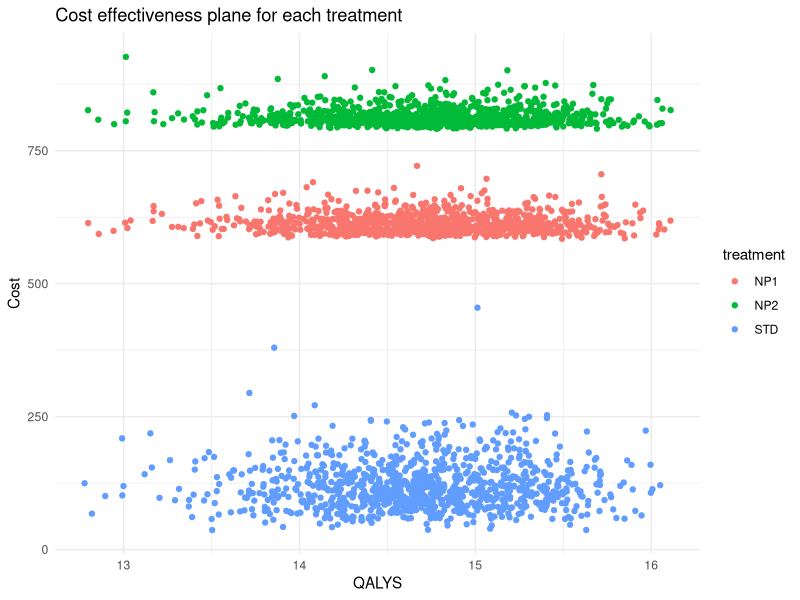
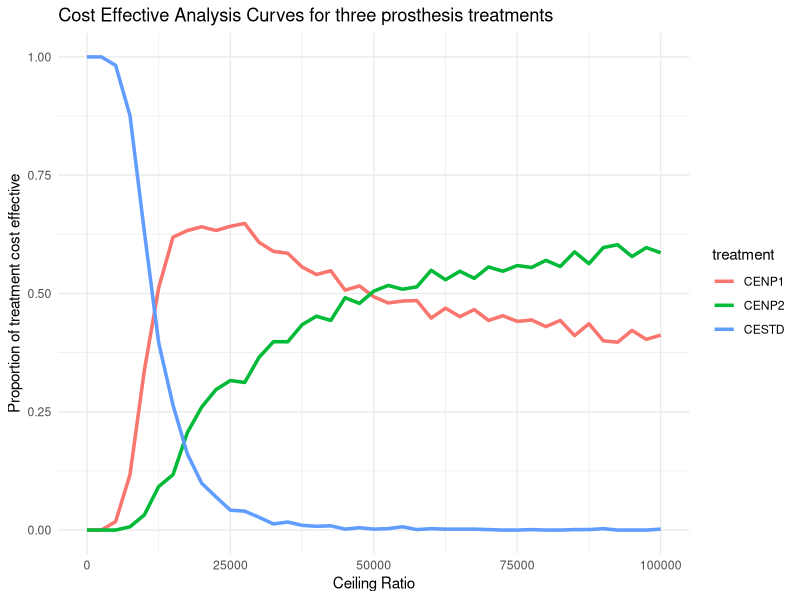

The R source for these figures, in order:
## ---- chunk 1
library(MASS)

#fixed parameters

cStandard <- 394 #cost of standard prosthesis
cNP1 <- 579 #cost of new prosthesis 1
cNP2 <- 788 #cost of new prosthesis 2

cDR <- 0.06 #cost discount rate
oDR <- 0.015 #outcome discount rate
age <- 60 #average age of all patients at receipt of primary implant
male <- 0 #sex indicator (0 for female, 1 for male)

iVec <- c(1000,0,0,0,0) #starting vector; everyone starts in the first state
t <- 60 #number of cycles

#fixed mortality rates and transition probabilities
deathRates <- data.frame(
  Age = c("35-44","45-54","55-64","65-74","75-84","85 and over"),
  Males = c(1.51,3.93,10.9,31.6,80.1,187.9),
  Females = c(0.99,2.6,6.7,19.3,53.5,154.8)
  
)
yearlyTProbs <- data.frame(
    Age = c("35-44","45-54","55-64","65-74","75-84","85 and over"),
    Index = c(35,45,55,65,75,85),
    Males = c(0.00151,0.00393,0.0109,0.0316,0.0801,0.1879),
    Females = c(0.00099,0.0026,0.0067,0.0193,0.0535,0.1548)
)
## ---- chunk 2
covMat <- matrix(
  c(0.0022515  , -0.005691 , 0.000000028, 0.0000051 , 0.000259   , 0.000351,
   -0.005691   ,  0.0432191,-0.000783   ,-0.007247  ,-0.000642   ,-0.000537,
    0.000000028, -0.000783 , 2.716e-05  , 0.000033  ,-0.000111   ,-0.000299,
    0.0000051  , -0.007247 , 0.000033   , 0.0118954 , 0.000184   , 0.000098,
    0.000259   , -0.000642 ,-0.000111   , 0.000184  , 0.1463686  , 0.00035468,
    0.000351   , -0.000537 ,-0.000299   , 0.000098  , 0.00035468 , 0.267964628   ),
  nrow = 6, ncol = 6, byrow = T
)

colnames(covMat) <- rownames(covMat) <- c("lngamma","cons","age","male","NP1","NP2")

#if we need cholesky decomposition
cholcovMat <- chol(covMat)

survModelSummary <- data.frame(
  
  variable = c("lngamma","cons","age","male","NP1","NP2"),
  coefficient = c(0.3740968,-5.490935,-0.0367022,0.768536,-1.344474,-1.6687),
  SE = c(0.0474501,0.207892,0.0052112,0.109066,0.3825815,0.517653)
)
survModelSummary$hazard_ratio <- exp(survModelSummary$coefficient)
## ---- chunk 3
drawBetaMethodMoments <- function(n,mu,s){
  
  #functions estimates alpha and beta using the method of moments then draws from the beta distribution
  alpha <- ((mu*(1-mu)/s^2) -1)*mu
  beta <- alpha*(1-mu )/mu
  
  #draw our random number
  draw <- rbeta(n,alpha,beta)
  
  return(draw)
}


tProbsHazard <- function(t,lambda,gamma){
   
  return(1-exp(lambda*(((1:t)-1)^gamma - ((1:t)^gamma))))
   
}


tProbs_time <- function(omrPTHR,omrRTHR,rr,mr,rrr,t){
  #rr is revision risk, mr is mortality risk
  
  tProbs <- matrix(
  c(0, 1-(omrPTHR),     0,     0,                   omrPTHR,
    0, 1-(rr[t]+mr[t]), rr[t], 0,                   mr[t],
    0, 0,               0,     1-(omrRTHR + mr[t]), omrRTHR + mr[t],
    0, 0,               rrr,   1-(rrr+mr[t]),       mr[t],
    0, 0,               0,     0,                   1
  ),ncol = 5, nrow = 5, byrow = T
)
  
}


discountFormula <- function(nonDiscount,discRate,t){
  
  return(nonDiscount/(1+discRate)^(1:t))
  
}


calculateYearlyProbs <- function(iVec,omrPTHR,omrRTHR,rr,mr,rrr,t){
  
  #create empty matrix that we will fill in
  
  matReturn <- matrix(nrow = t, ncol = 5)
  
  #initialize first vector of proportions
  
  #create column names
  colnames(matReturn) <- c("PrimaryTHR","SuccessP","RevisionTHR","SucessR","Death")

  for(i in 1:t){
    
    #get the corresponding transition matrix based on the time
    tProbs <- tProbs_time(omrPTHR,omrRTHR,rr,mr,rrr,i)
    
    matReturn[i,] <-   iVec %*% tProbs 
    
    #update ivec
    iVec <- iVec %*% tProbs
    
  }
  return(matReturn)
  
  #returns a t (years) x 5 (states) matrix where the rows represent the proportion in a given state at year t
  
}

## ---- chunk 4
analysisNP2 <- function(omrPTHR,omrRTHR,mr,rrr,rrNP1,rrNP2,cPrimary,cRevision,cStandard,uSuccessP,uSuccessR,uRevision,cDR,oDR,cNP1,gamma,lambda,iVec,t){

    #calculate the revision risk
    rr <- tProbsHazard(t=t,lambda = lambda,gamma = gamma)
    mr <- sapply(1:t,function(x){
    
    #calculate which index select based on the age group
    inds <- sum(x+age >= yearlyTProbs$Index)
    
    #select the gender columns
    #if else takes 3 arguments, the first is a logical check, if true, it returns the second value, if false it returns the 3rd argument. Equivalent code can be written use if(x){}else{}.
    genderCol <- ifelse(male ==1,3,4)
    
    return(yearlyTProbs[inds,genderCol])
    
  })
    
  #calculate standard states
  standPopStates <- calculateYearlyProbs(iVec = iVec,omrPTHR=omrPTHR, omrRTHR=omrPTHR,rr= rr, mr = mr,rrr=rrr,t=t)
  lifeYearsStandard <- rowSums(standPopStates[,-5])
  #excludes death year
  costVec <- c(0,0,cRevision,0)

  #add a parameter for the initial cost we had 1000 initial patients
  iCostStandard <- cStandard*1000
  
  #first calculate the total cost
  totalCosts <- standPopStates[,-5] %*% costVec
  
  #calculate the discounted cost
  discCostStandard <- discountFormula(totalCosts,cDR,t=t)
  
  #calculate the quality adjusted life years by creating a vector for each state utility except death
  utility<- c(0,uSuccessP,uRevision,uSuccessR)
  
  #multiply by the cohort
  totalQuality <-  standPopStates[,-5] %*% utility
  QALYStandard <- discountFormula(totalQuality,discRate = oDR,t=t)
  
  #calculate the total cost for all cycles/person
  STDcost <- sum(c(iCostStandard,discCostStandard))/1000
  STDLYs <- sum(lifeYearsStandard)/1000
  STDQALYS <- sum(QALYStandard)/1000

  
  ###repeat this for the NP1###
  rrNP1_vec <- tProbsHazard(t,lambda = lambda*rrNP1,gamma = gamma)

  #call the previous function created
  populationStatesNP1 <- calculateYearlyProbs(iVec,omrPTHR,omrRTHR,rr=rrNP1_vec,mr=mr,rrr=rrr,t=t)
  
  #calculate life years for np1
  lifeYearsNP1 <- rowSums(populationStatesNP1[,-5])
  
  #total and discounted costs
  totalCostsNP1 <- populationStatesNP1[,-5] %*% costVec
  discCostsNP1 <- discountFormula(totalCostsNP1,cDR,t=t)
  #add the initial cost for NP1
  iCostNP1 <- cNP1*1000
  #Utility
  totalQualityNP1 <- populationStatesNP1[,-5] %*% utility
  QALYNP1 <- discountFormula(totalQualityNP1,discRate = oDR,t=t)
  
  #calculate the total cost for all cycles/person
  NP1cost <- sum(c(iCostNP1,discCostsNP1))/1000
  NP1LYs <- sum(lifeYearsNP1)/1000
  NP1QALYS <- sum(QALYNP1)/1000
  
  #####################################
  #                                   #
  #   Add the NP2 analysis here       # 
  #                                   # 
  #####################################
  rrNP2_vec <- tProbsHazard(t,lambda = lambda*rrNP2,gamma = gamma)

  #call the previous function created
  populationStatesNP2 <- calculateYearlyProbs(iVec,omrPTHR,omrRTHR,rr=rrNP2_vec,mr=mr,rrr=rrr,t=t)
  
  #calculate life years for np2
  lifeYearsNP2 <- rowSums(populationStatesNP2[,-5])
  
  #total and discounted costs
  totalCostsNP2 <- populationStatesNP2[,-5] %*% costVec
  discCostsNP2 <- discountFormula(totalCostsNP2,cDR,t=t)
  #add the initial cost for NP2
  iCostNP2 <- cNP2*1000
  #Utility
  totalQualityNP2 <- populationStatesNP2[,-5] %*% utility
  QALYNP2 <- discountFormula(totalQualityNP2,discRate = oDR,t=t)
  
  #calculate the total cost for all cycles/person
  NP2cost <- sum(c(iCostNP2,discCostsNP2))/1000
  NP2LYs <- sum(lifeYearsNP2)/1000
  NP2QALYS <- sum(QALYNP2)/1000

  #returns a list of discounted cost and QALYs for each method
  return(list(STDcost = STDcost, STDQALYS = STDQALYS, NP1cost = NP1cost,NP1QALYS = NP1QALYS,
              NP2cost = NP2cost, NP2QALYS = NP2QALYS ))
  
}
## ---- chunk 5
generateSimulations <- function(nReps = 1000,age=60,male=0,cRatio = 100000){
   
   cols <- c("omrPTHR","omrRTHR","rrNP1","rrNP2","rrr","lambda","gamma","cPrimary","cRevision","cSuccess","uSuccessP","uSuccessR","uRevision",
                          "cRatio","STDCost","STDQALYS","NP1Cost","NP1QALYS","NP2Cost","NP2QALYS","STDNMB","NP1NMB","NP2NMB","CESTD","CENP1","CINP2")
   
  
     #we need to know how many columns or variable we have here in ncol
   dfReturn <- data.frame(matrix(NA,nrow = nReps,ncol = length(cols)))
  
   #fill out the column names for our dataframe
   colnames(dfReturn) <- cols
  
  
   #cRatio is fixed at 100000
   dfReturn$cRatio <- cRatio
   alpha <- (5294/1487)^2
   beta <- 1487^2 / 5294
   
   
   #due to R's vectorization, we can sample all the parameters at once in the "n" parameter
   omrPTHR <- rbeta(nReps,2,98) #operative mortality rate following primary THR
   omrRTHR <- rbeta(nReps,2,98) #operative mortality rate following revision THR
   rrr <- rbeta(nReps,4,96) #re-revision risk
   
   #save them here using R's vectorization
   dfReturn$omrPTHR <- omrPTHR
   dfReturn$omrRTHR <- omrRTHR 
   dfReturn$rrr <- rrr
   
   #cost and utility
   cRevision <- rgamma(nReps,shape = alpha,scale = beta)
   uSuccessP <- drawBetaMethodMoments(nReps,0.85,0.03)
   uSuccessR <- drawBetaMethodMoments(nReps,0.75,0.04)
   uRevision <- drawBetaMethodMoments(nReps,0.3,0.03)
   
   dfReturn$cRevision <- cRevision
   dfReturn$uSuccessP <- uSuccessP
   dfReturn$uSuccessR <- uSuccessR
   dfReturn$uRevision <- uRevision 
   
   #draw from multivariate normal
   normDraw <- mvrnorm(nReps, mu = survModelSummary$coefficient, Sigma = covMat)
   
   #using R's vectorization, we can calculate operations on the entire vector, we must use [,"name"]as normDraw is not a matrix rather than a vector
   lambda <- exp(normDraw[,'cons'] + normDraw[,'age']*age + normDraw[,'male']*male)
   gamma <- exp(normDraw[,'lngamma'])
   rrNP1 <- exp(normDraw[,'NP1'])
   rrNP2 <- exp(normDraw[,'NP2'])
   
   dfReturn$lambda <- lambda
   dfReturn$gamma <- gamma
   dfReturn$rrNP1 <- rrNP1
   dfReturn$rrNP2 <- rrNP2

  #start the for-loop
  
  for(i in 1:nReps){
     
    results <- analysisNP2(dfReturn$omrPTHR[i],dfReturn$omrRTHR[i],mr,dfReturn$rrr[i],dfReturn$rrNP1[i], dfReturn$rrNP2[i],
                           dfReturn$cPrimary[i],dfReturn$cRevision[i],dfReturn$cStandard[i],dfReturn$uSuccessP[i],
                           dfReturn$uSuccessR[i],dfReturn$uRevision[i],cDR,oDR,cNP1,dfReturn$gamma[i],dfReturn$lambda[i],
                           iVec,t)
    
    
    #save the results, including NP2
    dfReturn$STDCost[i] <- results$STDcost
    dfReturn$STDQALYS[i] <- results$STDQALYS
    dfReturn$NP1Cost[i] <- results$NP1cost
    dfReturn$NP1QALYS[i] <- results$NP1QALYS
    dfReturn$NP2Cost[i] <- results$NP2cost
    dfReturn$NP2QALYS[i] <- results$NP2QALYS
    
    
    #calculate net monetary benefit, we now remove the redundant  "NP1 inc"
    dfReturn$STDNMB[i] <- results$STDQALYS*dfReturn$cRatio[i]-results$STDcost
    dfReturn$NP1NMB[i] <- results$NP1QALYS*dfReturn$cRatio[i]-results$NP1cost
    dfReturn$NP2NMB[i] <- results$NP2QALYS*dfReturn$cRatio[i]-results$NP2cost    
    #calculate the cost effectiveness. Note with 3 methods, we must take the maximum 
    bestTreatment <- max(dfReturn$STDNMB[i], dfReturn$NP1NMB[i], dfReturn$NP2NMB[i])
   
    #save the cost effectiveness winner
    dfReturn$CESTD[i] <- ifelse(dfReturn$STDNMB[i]==bestTreatment,1,0)
    dfReturn$CENP1[i] <- ifelse(dfReturn$NP1NMB[i]==bestTreatment,1,0)
    dfReturn$CENP2[i] <- ifelse(dfReturn$NP2NMB[i]==bestTreatment,1,0)

  }
  
  return(dfReturn)
}
 
## ---- chunk 6
set.seed(12345)

simResults <- generateSimulations(nReps = 1000,age=60,male=0,cRatio = 100000)
## ---- chunk 7
meanResults <- colMeans(simResults[,c("STDCost","STDQALYS","NP1Cost","NP1QALYS","NP2Cost","NP2QALYS")])
## ---- chunk 8
ICER_NP2vNP1 <- (meanResults["NP2Cost"]-meanResults["NP1Cost"])/( meanResults["NP2QALYS"]- meanResults["NP1QALYS"])

ICER_NP2vNP1

ICER_NP2vSTD <- (meanResults["NP2Cost"]-meanResults["STDCost"])/( meanResults["NP2QALYS"]- meanResults["STDQALYS"])

ICER_NP2vSTD

ICER_NP1vSTD <- (meanResults["NP1Cost"]-meanResults["STDCost"])/( meanResults["NP1QALYS"]- meanResults["STDQALYS"])

ICER_NP1vSTD
## ---- chunk 9
library(dplyr)
library(tidyr)
library(ggplot2)
## ---- chunk 10
simResultsLong <- simResults %>% dplyr::select(STDCost:NP2QALYS) %>% tidyr::pivot_longer(STDCost:NP2QALYS,names_to = c("treatment",".value"),  names_pattern = "([A-Z 0-9]+)(Cost|QALYS)")
## ---- chunk 11
ggplot2::ggplot(simResultsLong, 
                aes(
                  x = QALYS,
                  y = Cost, 
                  colour = treatment))+ 
                geom_point() + 
                theme_minimal() + 
                labs(title = "Cost effectiveness plane for each treatment")
## ---- chunk 12
# create a sequence of cRatios
cRatios <- seq(0,100000,by = 2500)
## ---- chunk 13
cRatioResults <- t(sapply(cRatios,function(x){
  
  #call the simulation
  allSimResults <- generateSimulations(nReps = 1000,cRatio = x)
  
  #calculate the proportion for each simulation
  propCE <- colMeans(allSimResults[,c("CESTD","CENP1","CENP2")])
  
  return(propCE)
}))
## ---- chunk 14
cRatioResults <- as.data.frame(cRatioResults)
cRatioResults$cRatio <- cRatios
## ---- chunk 15
CEAcurveLong <- cRatioResults %>% tidyr::pivot_longer(CESTD:CENP2,names_to = "treatment", values_to = "propCI")
## ---- chunk 16
ggplot2::ggplot(CEAcurveLong,
                aes(
                  x = cRatio, 
                  y = propCI, 
                  colour = treatment)) + 
                geom_line(
                  linewidth = 1.2) + 
                theme_minimal() + 
                labs(
                  x = "Ceiling Ratio", 
                  y = "Proportion of treatment cost effective", 
                  title = "Cost Effective Analysis Curves for three prosthesis treatments")
